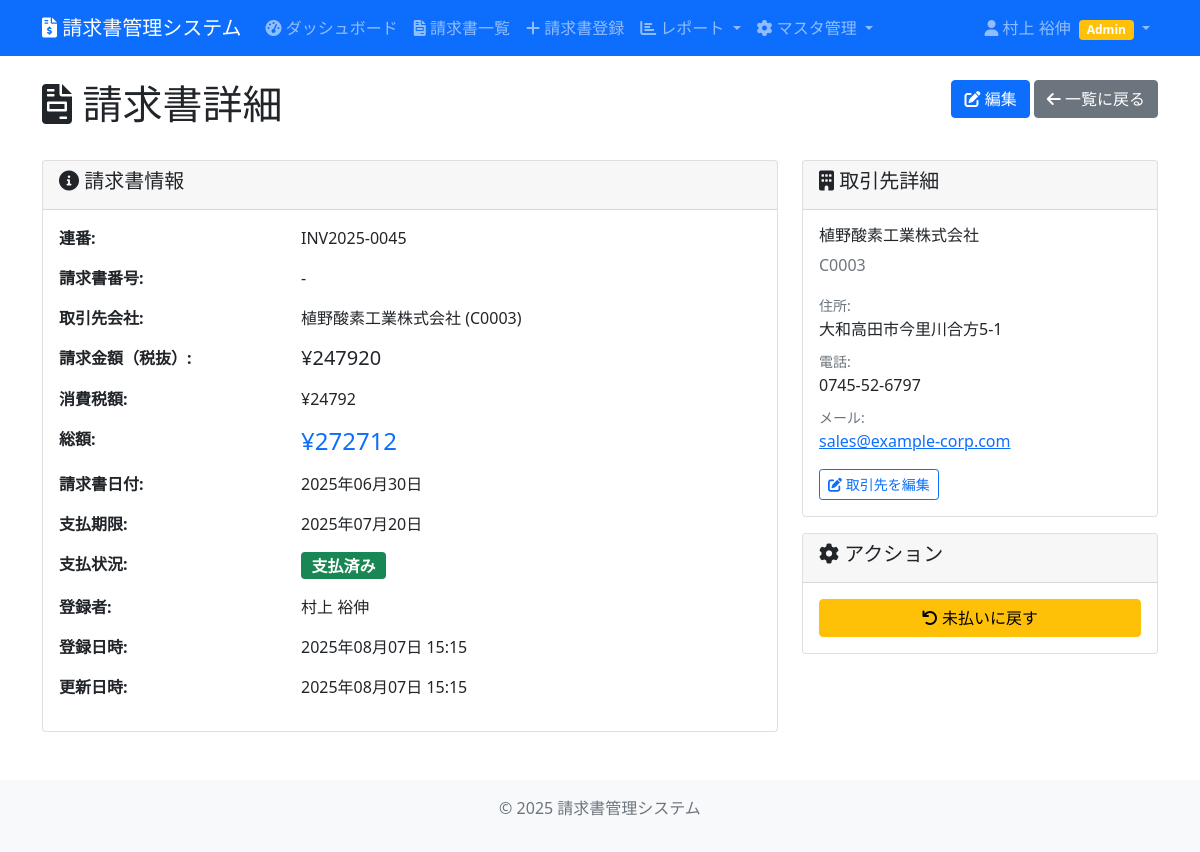
The page /main/invoices/48/ (signed in) on the database its author committed.
### invoice_management/models.py (models this page shows, shortened)
class Invoice(models.Model):
    PAYMENT_STATUS_CHOICES = [
        ('pending', '未払い'),
        ('paid', '支払済み'),
        ('overdue', '延滞'),
    ]
    auto_number = models.CharField(max_length=50, unique=True, verbose_name="自動連番", blank=True)
    invoice_number = models.CharField(max_length=100, blank=True, verbose_name="請求書番号")
    company = models.ForeignKey(Company, on_delete=models.CASCADE, verbose_name="取引先会社")
    amount = models.DecimalField(max_digits=12, decimal_places=2, verbose_name="請求金額")
    tax_amount = models.DecimalField(max_digits=12, decimal_places=2, default=0, verbose_name="消費税額")
    total_amount = models.DecimalField(max_digits=12, decimal_places=2, verbose_name="合計金額", blank=True)
    invoice_date = models.DateField(verbose_name="請求日")
    due_date = models.DateField(verbose_name="支払期限")
    payment_status = models.CharField(max_length=20, choices=PAYMENT_STATUS_CHOICES, default='pending', verbose_name="支払状況")
    description = models.TextField(blank=True, verbose_name="摘要")
    registered_by = models.ForeignKey(User, on_delete=models.CASCADE, verbose_name="登録者")
    created_at = models.DateTimeField(auto_now_add=True, verbose_name="作成日時")
    updated_at = models.DateTimeField(auto_now=True, verbose_name="更新日時")
    class Meta:
        verbose_name = "請求書"
        verbose_name_plural = "請求書"

class Company(models.Model):
    code = models.CharField(max_length=20, unique=True, verbose_name="会社コード", blank=True)
    name = models.CharField(max_length=255, verbose_name="会社名")
    invoice_number = models.CharField(max_length=100, blank=True, verbose_name="インボイス番号")
    address = models.TextField(blank=True, verbose_name="住所")
    phone = models.CharField(max_length=20, blank=True, verbose_name="電話番号")
    email = models.EmailField(blank=True, verbose_name="メールアドレス")
    contact_person = models.CharField(max_length=100, blank=True, verbose_name="担当者名")
    remarks = models.TextField(blank=True, verbose_name="備考")
    created_at = models.DateTimeField(auto_now_add=True, verbose_name="作成日時")
    updated_at = models.DateTimeField(auto_now=True, verbose_name="更新日時")
    class Meta:
        verbose_name = "取引先会社"
        verbose_name_plural = "取引先会社"

### invoice_management/views.py (the view)
# urls.py: path('invoices/<int:pk>/', views.invoice_detail, name='invoice_detail'),
@login_required
def invoice_detail(request, pk):
    invoice = get_object_or_404(Invoice, pk=pk)
    return render(request, 'invoice_management/invoice_detail.html', {
        'invoice': invoice
    })

### invoice_management/templatetags/invoice_extras.py (called while the page is built)
@register.filter
def japanese_full_name(user):
    if user.last_name and user.first_name:
        return f"{user.last_name} {user.first_name}"
    elif user.last_name:
        return user.last_name
    elif user.first_name:
        return user.first_name
    else:
        return user.username

### invoice_management/templates/invoice_management/invoice_detail.html (shortened to what this page needs)
{% extends 'invoice_management/base.html' %}
{% load invoice_extras %}
{% block content %}
<div class="row mb-4">
    <div class="col">
        <h1><i class="fas fa-file-invoice"></i> 請求書詳細</h1>
    </div>
    <div class="col-auto">
        <a href="{% url 'invoice_edit' invoice.pk %}" class="btn btn-primary">
            <i class="fas fa-edit"></i> 編集
        </a>
        <a href="{% url 'invoice_list' %}" class="btn btn-secondary">
            <i class="fas fa-arrow-left"></i> 一覧に戻る
        </a>
    </div>
</div>
<div class="row">
    <div class="col-md-8">
        <div class="card">
            <div class="card-header">
                <h5><i class="fas fa-info-circle"></i> 請求書情報</h5>
            </div>
            <div class="card-body">
                <div class="row mb-3">
                    <div class="col-md-4">
                        <strong>連番:</strong>
                    </div>
                    <div class="col-md-8">
                        {{ invoice.auto_number }}
                    </div>
                </div>
                <div class="row mb-3">
                    <div class="col-md-4">
                        <strong>請求書番号:</strong>
                    </div>
                    <div class="col-md-8">
                        {{ invoice.invoice_number|default:"-" }}
                    </div>
                </div>
                <div class="row mb-3">
                    <div class="col-md-4">
                        <strong>取引先会社:</strong>
                    </div>
                    <div class="col-md-8">
                        {{ invoice.company.name }} ({{ invoice.company.code }})
                    </div>
                </div>
                <div class="row mb-3">
                    <div class="col-md-4">
                        <strong>請求金額（税抜）:</strong>
                    </div>
                    <div class="col-md-8">
                        <span class="h5">¥{{ invoice.amount|floatformat:0 }}</span>
                    </div>
                </div>
                <div class="row mb-3">
                    <div class="col-md-4">
                        <strong>消費税額:</strong>
                    </div>
                    <div class="col-md-8">
                        ¥{{ invoice.tax_amount|floatformat:0 }}
                    </div>
                </div>
                <div class="row mb-3">
                    <div class="col-md-4">
                        <strong>総額:</strong>
                    </div>
                    <div class="col-md-8">
                        <span class="h4 text-primary">¥{{ invoice.total_amount|floatformat:0 }}</span>
                    </div>
                </div>
                <div class="row mb-3">
                    <div class="col-md-4">
                        <strong>請求書日付:</strong>
                    </div>
                    <div class="col-md-8">
                        {{ invoice.invoice_date|date:"Y年m月d日" }}
                    </div>
                </div>
                <div class="row mb-3">
                    <div class="col-md-4">
                        <strong>支払期限:</strong>
                    </div>
                    <div class="col-md-8">
                        {{ invoice.due_date|date:"Y年m月d日" }}
                        {% now "Y-m-d" as today %}
                    </div>
                </div>
                <div class="row mb-3">
                    <div class="col-md-4">
                        <strong>支払状況:</strong>
                    </div>
                    <div class="col-md-8">
                        {% if invoice.payment_status == 'pending' %}
                            <span class="badge bg-warning fs-6">未払い</span>
                        {% elif invoice.payment_status == 'paid' %}
                            <span class="badge bg-success fs-6">支払済み</span>
                        {% else %}
                            <span class="badge bg-secondary fs-6">キャンセル</span>
                        {% endif %}
                    </div>
                </div>
                <div class="row mb-3">
                    <div class="col-md-4">
                        <strong>登録者:</strong>
                    </div>
                    <div class="col-md-8">
                        {{ invoice.registered_by|japanese_full_name }}
                    </div>
                </div>
                <div class="row mb-3">
                    <div class="col-md-4">
                        <strong>登録日時:</strong>
                    </div>
                    <div class="col-md-8">
                        {{ invoice.created_at|date:"Y年m月d日 H:i" }}
                    </div>
                </div>
                <div class="row mb-3">
                    <div class="col-md-4">
                        <strong>更新日時:</strong>
                    </div>
                    <div class="col-md-8">
                        {{ invoice.updated_at|date:"Y年m月d日 H:i" }}
                    </div>
                </div>
            </div>
        </div>
    </div>
    <div class="col-md-4">
        <div class="card">
            <div class="card-header">
                <h5><i class="fas fa-building"></i> 取引先詳細</h5>
            </div>
            <div class="card-body">
                <h6>{{ invoice.company.name }}</h6>
                <p class="text-muted">{{ invoice.company.code }}</p>
                {% if invoice.company.address %}
                    <div class="mb-2">
                        <small class="text-muted">住所:</small><br>
                        {{ invoice.company.address }}
                    </div>
                {% endif %}
                {% if invoice.company.phone %}
                    <div class="mb-2">
                        <small class="text-muted">電話:</small><br>
                        {{ invoice.company.phone }}
                    </div>
                {% endif %}
                {% if invoice.company.email %}
                    <div class="mb-2">
                        <small class="text-muted">メール:</small><br>
                        <a href="mailto:{{ invoice.company.email }}">{{ invoice.company.email }}</a>
                    </div>
                {% endif %}
                <div class="mt-3">
                    <a href="{% url 'company_edit' invoice.company.pk %}" class="btn btn-sm btn-outline-primary">
                        <i class="fas fa-edit"></i> 取引先を編集
                    </a>
                </div>
            </div>
        </div>
        <div class="card mt-3">
            <div class="card-header">
                <h5><i class="fas fa-cog"></i> アクション</h5>
            </div>
            <div class="card-body">
                <div class="d-grid gap-2">
                    {% if invoice.payment_status == 'pending' %}
                        <button class="btn btn-success" onclick="updatePaymentStatus('paid')">
                            <i class="fas fa-check"></i> 支払済みにする
                        </button>
                    {% elif invoice.payment_status == 'paid' %}
                        <button class="btn btn-warning" onclick="updatePaymentStatus('pending')">
                            <i class="fas fa-undo"></i> 未払いに戻す
                        </button>
                    {% endif %}
                </div>
            </div>
        </div>
    </div>
</div>
{% endblock %}

### invoice_management/templates/invoice_management/base.html (shortened to what this page needs)
{% load invoice_extras %}
<!DOCTYPE html>
<html lang="ja">
<head>
    <link href="https://cdn.jsdelivr.net/npm/bootstrap@5.1.3/dist/css/bootstrap.min.css" rel="stylesheet">
    <link href="https://cdnjs.cloudflare.com/ajax/libs/font-awesome/6.0.0/css/all.min.css" rel="stylesheet">
</head>
<body>
    <nav class="navbar navbar-expand-lg navbar-dark bg-primary">
        <div class="container">
            <a class="navbar-brand" href="{% url 'dashboard' %}">
                <i class="fas fa-file-invoice-dollar"></i>
                請求書管理システム
            </a>
            <div class="collapse navbar-collapse" id="navbarNav">
                <ul class="navbar-nav me-auto">
                    {% if user.is_authenticated %}
                        <li class="nav-item">
                            <a class="nav-link" href="{% url 'dashboard' %}">
                                <i class="fas fa-tachometer-alt"></i> ダッシュボード
                            </a>
                        </li>
                        <li class="nav-item">
                            <a class="nav-link" href="{% url 'invoice_list' %}">
                                <i class="fas fa-file-invoice"></i> 請求書一覧
                            </a>
                        </li>
                        <li class="nav-item">
                            <a class="nav-link" href="{% url 'invoice_add' %}">
                                <i class="fas fa-plus"></i> 請求書登録
                            </a>
                        </li>
                        <li class="nav-item dropdown">
                            <a class="nav-link dropdown-toggle" href="#" role="button" data-bs-toggle="dropdown">
                                <i class="fas fa-chart-bar"></i> レポート
                            </a>
                        </li>
                        <li class="nav-item dropdown">
                            <a class="nav-link dropdown-toggle" href="#" role="button" data-bs-toggle="dropdown">
                                <i class="fas fa-cog"></i> マスタ管理
                            </a>
                        </li>
                    {% endif %}
                </ul>
                <ul class="navbar-nav">
                    {% if user.is_authenticated %}
                        <li class="nav-item dropdown">
                            <a class="nav-link dropdown-toggle" href="#" role="button" data-bs-toggle="dropdown">
                                <i class="fas fa-user"></i> {{ user|japanese_full_name }}
                                {% if user.is_superuser %}
                                    <span class="badge bg-danger ms-1">Super</span>
                                {% elif user.is_staff %}
                                    <span class="badge bg-warning ms-1">Admin</span>
                                {% endif %}
                            </a>
                        </li>
                    {% else %}
                        <li class="nav-item">
                            <a class="nav-link" href="{% url 'login' %}">ログイン</a>
                        </li>
                    {% endif %}
                </ul>
            </div>
        </div>
    </nav>
    <main class="container mt-4">
        {% block content %}
        {% endblock %}
    </main>
    <footer class="bg-light text-center text-muted mt-5 py-3">
        <div class="container">
            <p>&copy; 2025 請求書管理システム</p>
        </div>
    </footer>
</body>
</html>

### rows shown on the page
Invoice: auto_number "INV2025-0045", invoice_number "-", company.name "植野酸素工業株式会社", company.code "C0003", amount "247920", tax_amount "24792", total_amount "272712", invoice_date "2025年06月30日", due_date "2025年07月20日", registered_by|japanese_full_name "村上 裕伸", created_at "2025年08月07日 15:15", updated_at "2025年08月07日 15:15", company.address "大和高田市今里川合方5-1", company.phone "0745-52-6797", company.email "sales@example-corp.com"

### other values the page prints
{{ user|japanese_full_name }} "村上 裕伸"
